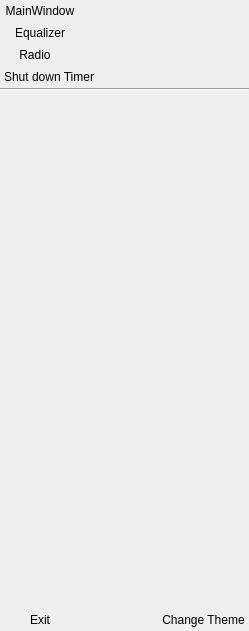
<?xml version="1.0" encoding="UTF-8"?>
<ui version="4.0">
 <class>SideMenu</class>
 <widget class="QWidget" name="SideMenu">
  <property name="geometry">
   <rect>
    <x>0</x>
    <y>0</y>
    <width>249</width>
    <height>631</height>
   </rect>
  </property>
  <property name="windowTitle">
   <string>Form</string>
  </property>
  <layout class="QVBoxLayout" name="verticalLayout_2" stretch="0,1,0">
   <property name="spacing">
    <number>0</number>
   </property>
   <property name="leftMargin">
    <number>0</number>
   </property>
   <property name="topMargin">
    <number>0</number>
   </property>
   <property name="rightMargin">
    <number>0</number>
   </property>
   <property name="bottomMargin">
    <number>0</number>
   </property>
   <item>
    <layout class="QVBoxLayout" name="menuWindows" stretch="1,1,0,0,0">
     <property name="spacing">
      <number>0</number>
     </property>
     <property name="bottomMargin">
      <number>0</number>
     </property>
     <item>
      <layout class="QHBoxLayout" name="horizontalLayout">
       <item>
        <widget class="QPushButton" name="pushButton_3">
         <property name="maximumSize">
          <size>
           <width>120</width>
           <height>24</height>
          </size>
         </property>
         <property name="text">
          <string>MainWindow</string>
         </property>
         <property name="icon">
          <iconset resource="../res/resources.qrc">
           <normaloff>:/menuIcons/01-MainScreen.svg</normaloff>:/menuIcons/01-MainScreen.svg</iconset>
         </property>
         <property name="iconSize">
          <size>
           <width>20</width>
           <height>20</height>
          </size>
         </property>
         <property name="flat">
          <bool>true</bool>
         </property>
        </widget>
       </item>
       <item>
        <spacer name="horizontalSpacer_2">
         <property name="orientation">
          <enum>Qt::Horizontal</enum>
         </property>
         <property name="sizeHint" stdset="0">
          <size>
           <width>40</width>
           <height>20</height>
          </size>
         </property>
        </spacer>
       </item>
      </layout>
     </item>
     <item>
      <layout class="QHBoxLayout" name="horizontalLayout_3">
       <item>
        <widget class="QPushButton" name="pushButton_4">
         <property name="maximumSize">
          <size>
           <width>100</width>
           <height>24</height>
          </size>
         </property>
         <property name="text">
          <string>Equalizer</string>
         </property>
         <property name="icon">
          <iconset resource="../res/resources.qrc">
           <normaloff>:/menuIcons/05-Equalizer.svg</normaloff>:/menuIcons/05-Equalizer.svg</iconset>
         </property>
         <property name="iconSize">
          <size>
           <width>20</width>
           <height>20</height>
          </size>
         </property>
         <property name="flat">
          <bool>true</bool>
         </property>
        </widget>
       </item>
       <item>
        <spacer name="horizontalSpacer_3">
         <property name="orientation">
          <enum>Qt::Horizontal</enum>
         </property>
         <property name="sizeHint" stdset="0">
          <size>
           <width>40</width>
           <height>20</height>
          </size>
         </property>
        </spacer>
       </item>
      </layout>
     </item>
     <item>
      <layout class="QHBoxLayout" name="horizontalLayout_2">
       <property name="spacing">
        <number>10</number>
       </property>
       <property name="bottomMargin">
        <number>0</number>
       </property>
       <item>
        <widget class="QPushButton" name="pushButton_5">
         <property name="maximumSize">
          <size>
           <width>70</width>
           <height>24</height>
          </size>
         </property>
         <property name="text">
          <string>Radio</string>
         </property>
         <property name="icon">
          <iconset resource="../res/resources.qrc">
           <normaloff>:/menuIcons/06-Radio.svg</normaloff>:/menuIcons/06-Radio.svg</iconset>
         </property>
         <property name="iconSize">
          <size>
           <width>20</width>
           <height>20</height>
          </size>
         </property>
         <property name="flat">
          <bool>true</bool>
         </property>
        </widget>
       </item>
       <item>
        <spacer name="horizontalSpacer_4">
         <property name="orientation">
          <enum>Qt::Horizontal</enum>
         </property>
         <property name="sizeHint" stdset="0">
          <size>
           <width>40</width>
           <height>20</height>
          </size>
         </property>
        </spacer>
       </item>
      </layout>
     </item>
     <item>
      <layout class="QHBoxLayout" name="horizontalLayout_4">
       <property name="spacing">
        <number>0</number>
       </property>
       <property name="bottomMargin">
        <number>0</number>
       </property>
       <item>
        <widget class="QPushButton" name="pushButton_6">
         <property name="text">
          <string>Shut down Timer</string>
         </property>
         <property name="icon">
          <iconset resource="../res/resources.qrc">
           <normaloff>:/menuIcons/02-Exit.svg</normaloff>:/menuIcons/02-Exit.svg</iconset>
         </property>
         <property name="iconSize">
          <size>
           <width>20</width>
           <height>20</height>
          </size>
         </property>
         <property name="flat">
          <bool>true</bool>
         </property>
        </widget>
       </item>
       <item>
        <spacer name="horizontalSpacer_5">
         <property name="orientation">
          <enum>Qt::Horizontal</enum>
         </property>
         <property name="sizeHint" stdset="0">
          <size>
           <width>40</width>
           <height>20</height>
          </size>
         </property>
        </spacer>
       </item>
      </layout>
     </item>
     <item>
      <widget class="Line" name="line">
       <property name="orientation">
        <enum>Qt::Horizontal</enum>
       </property>
      </widget>
     </item>
    </layout>
   </item>
   <item>
    <widget class="PlaylistListView" name="playlists" native="true">
     <property name="styleSheet">
      <string notr="true">
QListWidget::item:selected {
    border: 1px solid #6a6ea9;
}

QPushButton:pressed {
	background-color: rgb(103, 0, 0);
}</string>
     </property>
    </widget>
   </item>
   <item>
    <layout class="QHBoxLayout" name="bottomMenus" stretch="0,0,2">
     <item>
      <widget class="QPushButton" name="pushButton">
       <property name="text">
        <string>Exit</string>
       </property>
       <property name="icon">
        <iconset resource="../res/resources.qrc">
         <normaloff>:/menuIcons/02-Exit.svg</normaloff>:/menuIcons/02-Exit.svg</iconset>
       </property>
       <property name="iconSize">
        <size>
         <width>20</width>
         <height>20</height>
        </size>
       </property>
       <property name="flat">
        <bool>true</bool>
       </property>
      </widget>
     </item>
     <item>
      <spacer name="horizontalSpacer">
       <property name="orientation">
        <enum>Qt::Horizontal</enum>
       </property>
       <property name="sizeHint" stdset="0">
        <size>
         <width>400</width>
         <height>20</height>
        </size>
       </property>
      </spacer>
     </item>
     <item>
      <widget class="QPushButton" name="pushButton_2">
       <property name="text">
        <string>Change Theme</string>
       </property>
       <property name="icon">
        <iconset resource="../res/resources.qrc">
         <normaloff>:/menuIcons/03-Settings.svg</normaloff>:/menuIcons/03-Settings.svg</iconset>
       </property>
       <property name="iconSize">
        <size>
         <width>24</width>
         <height>24</height>
        </size>
       </property>
       <property name="checkable">
        <bool>true</bool>
       </property>
       <property name="flat">
        <bool>true</bool>
       </property>
      </widget>
     </item>
    </layout>
   </item>
  </layout>
 </widget>
 <customwidgets>
  <customwidget>
   <class>PlaylistListView</class>
   <extends>QWidget</extends>
   <header>PlaylistListView.h</header>
   <container>1</container>
   <slots>
    <signal>SongAddedToPlaylist(QString,FileTags*)</signal>
    <signal>SongRemovedFromPlaylist(QString,FileTags*)</signal>
    <signal>PlaylistRenamed(QString,QString)</signal>
    <signal>PlaylistDeleted(QString,MenuPlaylistItemView*)</signal>
    <signal>PlaylistCreated(QString)</signal>
    <signal>Playlists(QStringList)</signal>
    <signal>PlaylistChoosedName(QString)</signal>
    <signal>PlaylistChoosed(MenuPlaylistItemView*)</signal>
    <slot>AddSongToPlaylist(QString,FileTags*)</slot>
    <slot>RemoveSongFromPlaylist(QString,FileTags*)</slot>
    <slot>RenamePlaylist(QString,QString)</slot>
    <slot>DeletePlaylist(QString)</slot>
    <slot>CreateNewPlaylist(QString)</slot>
   </slots>
  </customwidget>
 </customwidgets>
 <resources>
  <include location="../res/resources.qrc"/>
 </resources>
 <connections>
  <connection>
   <sender>playlists</sender>
   <signal>PlaylistCreated(QString)</signal>
   <receiver>SideMenu</receiver>
   <slot>PlaylistCreatedSlot(QString)</slot>
   <hints>
    <hint type="sourcelabel">
     <x>138</x>
     <y>251</y>
    </hint>
    <hint type="destinationlabel">
     <x>296</x>
     <y>311</y>
    </hint>
   </hints>
  </connection>
  <connection>
   <sender>playlists</sender>
   <signal>PlaylistDeleted(QString,MenuPlaylistItemView*)</signal>
   <receiver>SideMenu</receiver>
   <slot>PlaylistDeletedSlot(QString,MenuPlaylistItemView*)</slot>
   <hints>
    <hint type="sourcelabel">
     <x>137</x>
     <y>179</y>
    </hint>
    <hint type="destinationlabel">
     <x>498</x>
     <y>221</y>
    </hint>
   </hints>
  </connection>
  <connection>
   <sender>playlists</sender>
   <signal>SongAddedToPlaylist(QString,FileTags*)</signal>
   <receiver>SideMenu</receiver>
   <slot>SongAddedToPlaylistSlot(QString,FileTags*)</slot>
   <hints>
    <hint type="sourcelabel">
     <x>207</x>
     <y>354</y>
    </hint>
    <hint type="destinationlabel">
     <x>346</x>
     <y>354</y>
    </hint>
   </hints>
  </connection>
  <connection>
   <sender>playlists</sender>
   <signal>SongRemovedFromPlaylist(QString,FileTags*)</signal>
   <receiver>SideMenu</receiver>
   <slot>SongRemovedFromPlaylistSlot(QString,FileTags*)</slot>
   <hints>
    <hint type="sourcelabel">
     <x>196</x>
     <y>338</y>
    </hint>
    <hint type="destinationlabel">
     <x>309</x>
     <y>344</y>
    </hint>
   </hints>
  </connection>
  <connection>
   <sender>playlists</sender>
   <signal>PlaylistRenamed(QString,QString)</signal>
   <receiver>SideMenu</receiver>
   <slot>PlaylistRenamedSlot(QString,QString)</slot>
   <hints>
    <hint type="sourcelabel">
     <x>124</x>
     <y>330</y>
    </hint>
    <hint type="destinationlabel">
     <x>124</x>
     <y>315</y>
    </hint>
   </hints>
  </connection>
  <connection>
   <sender>playlists</sender>
   <signal>Playlists(QStringList)</signal>
   <receiver>SideMenu</receiver>
   <slot>PlaylistsSlot(QStringList)</slot>
   <hints>
    <hint type="sourcelabel">
     <x>103</x>
     <y>252</y>
    </hint>
    <hint type="destinationlabel">
     <x>579</x>
     <y>276</y>
    </hint>
   </hints>
  </connection>
  <connection>
   <sender>playlists</sender>
   <signal>PlaylistChoosedName(QString)</signal>
   <receiver>SideMenu</receiver>
   <slot>PlaylistChoosedNameSlot(QString)</slot>
   <hints>
    <hint type="sourcelabel">
     <x>143</x>
     <y>164</y>
    </hint>
    <hint type="destinationlabel">
     <x>340</x>
     <y>167</y>
    </hint>
   </hints>
  </connection>
  <connection>
   <sender>playlists</sender>
   <signal>PlaylistChoosed(MenuPlaylistItemView*)</signal>
   <receiver>SideMenu</receiver>
   <slot>PlaylistChoosedSlot(MenuPlaylistItemView*)</slot>
   <hints>
    <hint type="sourcelabel">
     <x>149</x>
     <y>187</y>
    </hint>
    <hint type="destinationlabel">
     <x>338</x>
     <y>193</y>
    </hint>
   </hints>
  </connection>
  <connection>
   <sender>pushButton_4</sender>
   <signal>clicked()</signal>
   <receiver>SideMenu</receiver>
   <slot>OpenEqualizerSlot()</slot>
   <hints>
    <hint type="sourcelabel">
     <x>12</x>
     <y>39</y>
    </hint>
    <hint type="destinationlabel">
     <x>282</x>
     <y>44</y>
    </hint>
   </hints>
  </connection>
  <connection>
   <sender>pushButton_5</sender>
   <signal>clicked()</signal>
   <receiver>SideMenu</receiver>
   <slot>OpenRadioSlot()</slot>
   <hints>
    <hint type="sourcelabel">
     <x>41</x>
     <y>75</y>
    </hint>
    <hint type="destinationlabel">
     <x>363</x>
     <y>111</y>
    </hint>
   </hints>
  </connection>
  <connection>
   <sender>pushButton_6</sender>
   <signal>clicked()</signal>
   <receiver>SideMenu</receiver>
   <slot>OpenTimerSlot()</slot>
   <hints>
    <hint type="sourcelabel">
     <x>78</x>
     <y>98</y>
    </hint>
    <hint type="destinationlabel">
     <x>349</x>
     <y>107</y>
    </hint>
   </hints>
  </connection>
  <connection>
   <sender>pushButton_2</sender>
   <signal>toggled(bool)</signal>
   <receiver>SideMenu</receiver>
   <slot>ChangeTheme(bool)</slot>
   <hints>
    <hint type="sourcelabel">
     <x>196</x>
     <y>617</y>
    </hint>
    <hint type="destinationlabel">
     <x>301</x>
     <y>623</y>
    </hint>
   </hints>
  </connection>
 </connections>
 <slots>
  <signal>PlaylistCreated(QString)</signal>
  <signal>PlaylistDeleted(QString,MenuPlaylistItemView*)</signal>
  <signal>PlaylistRenamed(QString,QString)</signal>
  <signal>SongAddedToPlaylist(QString,FileTags*)</signal>
  <signal>SongRemovedFromPlaylist(QString,FileTags*)</signal>
  <signal>PlaylistRenamedForLabel(QString)</signal>
  <slot>PlaylistCreatedSlot(QString)</slot>
  <slot>PlaylistDeletedSlot(QString,MenuPlaylistItemView*)</slot>
  <slot>PlaylistRenamedSlot(QString,QString)</slot>
  <slot>SongAddedToPlaylistSlot(QString,FileTags*)</slot>
  <slot>SongRemovedFromPlaylistSlot(QString,FileTags*)</slot>
  <slot>AddSongToPlaylist(QString,FileTags*)</slot>
  <slot>RemoveSongFromPlaylist(QString,FIleTags*)</slot>
  <slot>PlaylistsSlot(QStringList)</slot>
  <slot>PlaylistChoosedNameSlot(QString)</slot>
  <slot>PlaylistChoosedSlot(MenuPlaylistItemView*)</slot>
  <slot>OpenEqualizerSlot()</slot>
  <slot>OpenRadioSlot()</slot>
  <slot>OpenTimerSlot()</slot>
  <slot>ChangeTheme(bool)</slot>
 </slots>
</ui>
